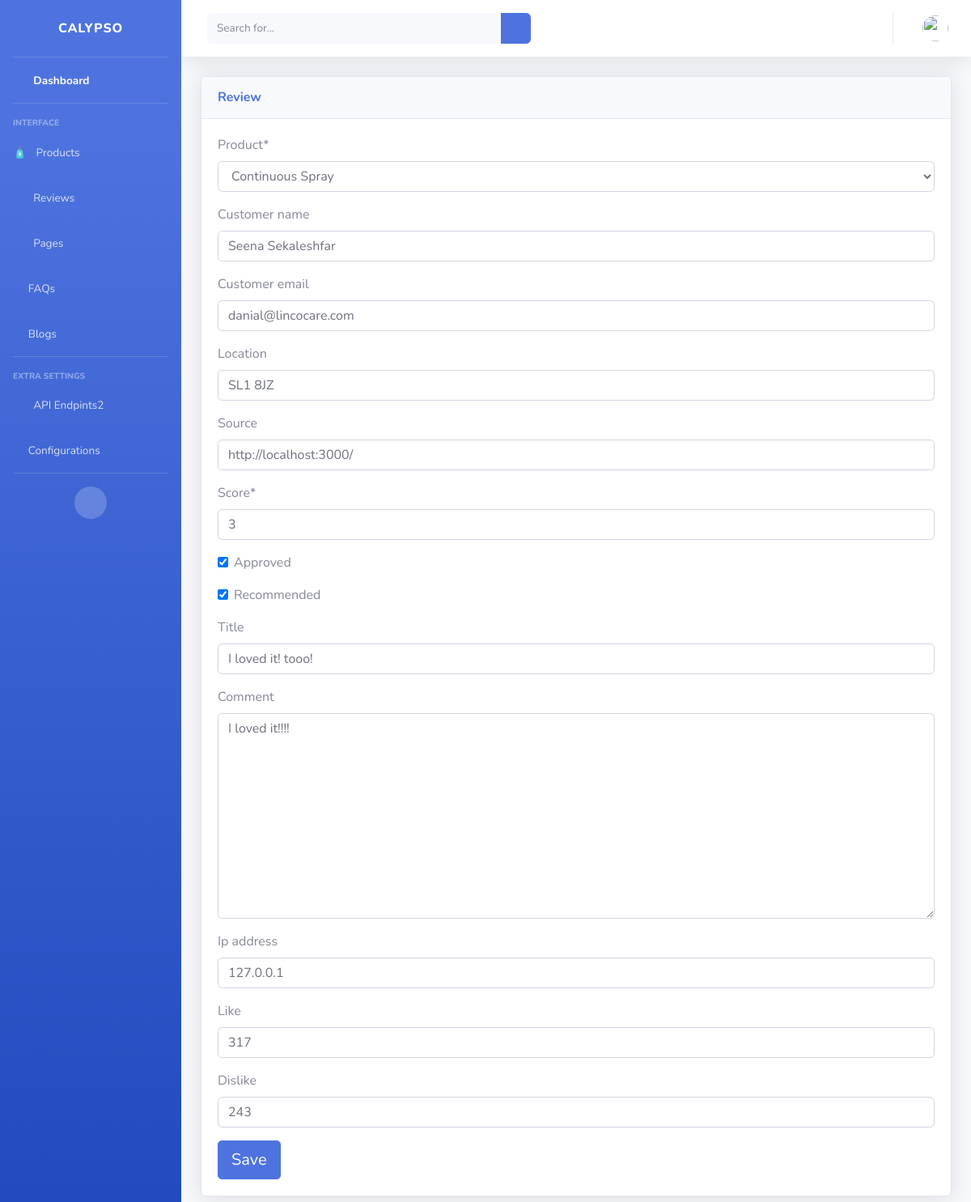
/dashboard/reviews/5/ (signed in), run on an earlier commit of the app's database.
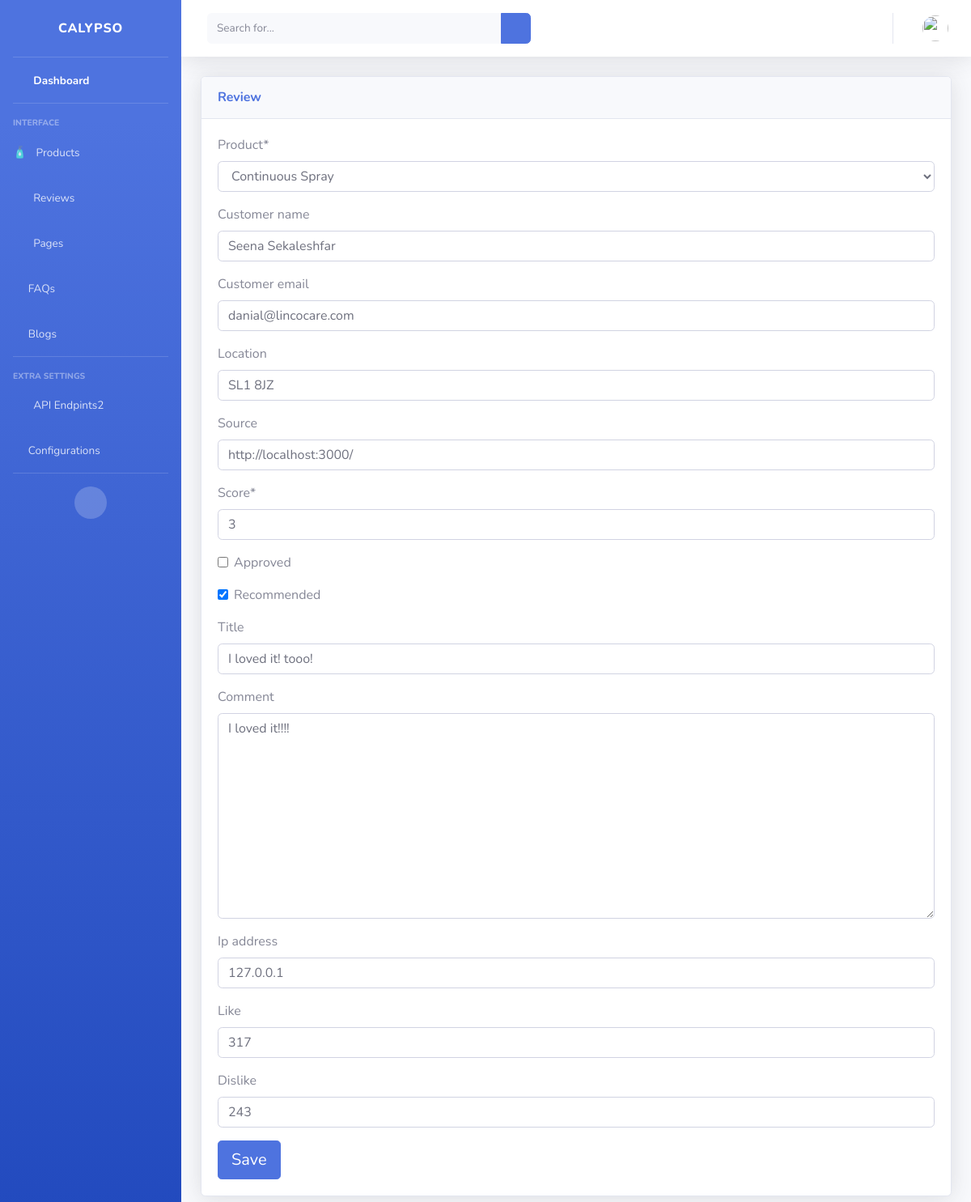
And on a later commit of the database.
### review/models.py (models this page shows, shortened)
class Review(models.Model):
    product = models.ForeignKey(
        Product, null=True, on_delete=models.SET_NULL)
    user = models.ForeignKey(User, verbose_name="user",
                             blank=True, null=True, on_delete=models.SET_NULL)
    customer_name = models.CharField(max_length=200, blank=True, null=True)
    customer_email = models.EmailField(max_length=254, blank=True, null=True)
    location = models.CharField(max_length=200, blank=True, null=True)
    source = models.CharField(max_length=200, blank=True, null=True)
    score = models.PositiveIntegerField()
    approved = models.BooleanField(default=False)
    recommended = models.BooleanField(default=False)
    title = models.CharField(max_length=200, blank=True, null=True)
    comment = models.TextField(blank=True)
    ip_address = models.GenericIPAddressField(blank=True, null=True)
    date_created = models.DateTimeField(auto_now_add=True)
    like = models.PositiveIntegerField(default=0, blank=True, null=True)
    dislike = models.PositiveIntegerField(default=0, blank=True, null=True)
    reply = models.ManyToManyField(
        Reply, related_name="review", verbose_name="Replies", blank=True)
    opened = models.BooleanField(default=False)
    class Meta:
        ordering = ("-date_created",)
    def save(self, *args, **kwargs):
        if self.score > 5:
            self.score = 5
        super(Review, self).save(*args, **kwargs)

### dashboard/views.py (the view)
# urls.py: path('reviews/<int:pk>/', views.ReviewEditView.as_view(),
class ReviewEditView(StaffRequiredMixin, UpdateView):
    model = Review
    template_name = 'dashboard/reviews/edit.html'
    form_class = ReviewForm
    success_url = reverse_lazy('dashboard:reviews')
    def get_queryset(self):
        queryset= super().get_queryset()
        review_pk = self.kwargs.get("pk")
        instance = self.model.objects.get(pk=review_pk)
        instance.opened = True
        instance.save()
        return queryset

### dashboard/forms.py
class ReviewForm(forms.ModelForm):
    class Meta:
        model = Review
        fields = "__all__"
        exclude = ['reply', 'user','opened']

### dashboard/views.py (called while the page is built)
    def test_func(self):
        return self.request.user.is_staff

### product/models.py (called while the page is built)
    def __str__(self):
        return self.name

### templates/dashboard/reviews/edit.html (shortened to what this page needs)
{% extends "dashboard/admin-base.html" %} {% load static %}
{% load crispy_forms_tags %}
{% block content %}
<div class="container-fluid">
  <div class="card shadow mb-4">
    <div class="card-header py-3">
      <h6 class="m-0 font-weight-bold text-primary">Review</h6>
    </div>
    <div class="card-body">
      <div class="table-responsive">
        <form method="POST">
          {{ form| crispy}}
          <button type="submit" class="btn btn-lg btn-primary">Save</button>
        </form>
      </div>
    </div>
  </div>
</div>
{% endblock %}

What changed in the data, as far as the page shows it:
changed Review "Continuous Spray": approved "☑" → "☐"
